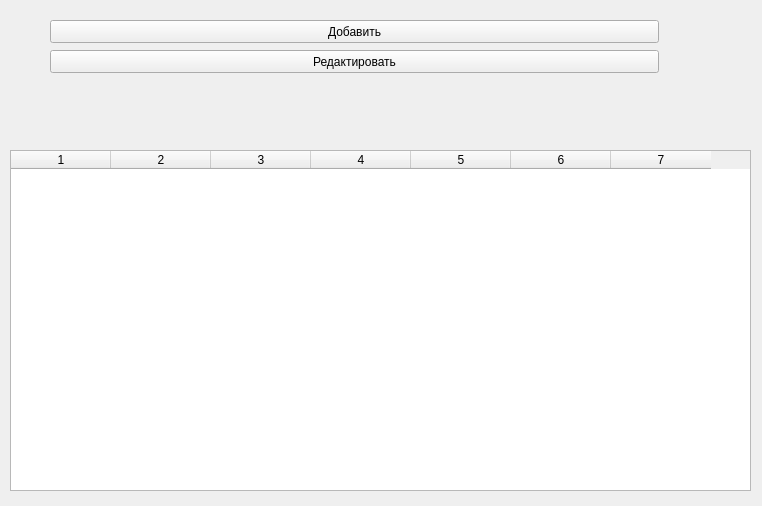
<?xml version="1.0" encoding="UTF-8"?>
<ui version="4.0">
 <class>Form</class>
 <widget class="QWidget" name="Form">
  <property name="geometry">
   <rect>
    <x>0</x>
    <y>0</y>
    <width>762</width>
    <height>506</height>
   </rect>
  </property>
  <property name="windowTitle">
   <string>Form</string>
  </property>
  <widget class="QTableWidget" name="tableWidget">
   <property name="geometry">
    <rect>
     <x>10</x>
     <y>150</y>
     <width>741</width>
     <height>341</height>
    </rect>
   </property>
   <property name="columnCount">
    <number>7</number>
   </property>
   <column/>
   <column/>
   <column/>
   <column/>
   <column/>
   <column/>
   <column/>
  </widget>
  <widget class="QPushButton" name="addButton">
   <property name="geometry">
    <rect>
     <x>50</x>
     <y>20</y>
     <width>609</width>
     <height>23</height>
    </rect>
   </property>
   <property name="text">
    <string>Добавить</string>
   </property>
  </widget>
  <widget class="QPushButton" name="editButton">
   <property name="geometry">
    <rect>
     <x>50</x>
     <y>50</y>
     <width>609</width>
     <height>23</height>
    </rect>
   </property>
   <property name="text">
    <string>Редактировать</string>
   </property>
  </widget>
 </widget>
 <resources/>
 <connections/>
</ui>
